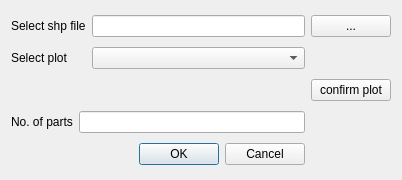
<?xml version="1.0" encoding="UTF-8"?>
<ui version="4.0">
 <class>MultipartDialogBase</class>
 <widget class="QDialog" name="MultipartDialogBase">
  <property name="geometry">
   <rect>
    <x>0</x>
    <y>0</y>
    <width>402</width>
    <height>180</height>
   </rect>
  </property>
  <property name="windowTitle">
   <string>Multipart</string>
  </property>
  <layout class="QGridLayout" name="gridLayout">
   <item row="3" column="0">
    <widget class="QLabel" name="label_2">
     <property name="text">
      <string>No. of parts</string>
     </property>
    </widget>
   </item>
   <item row="0" column="0" colspan="2">
    <widget class="QLabel" name="label_4">
     <property name="text">
      <string>Select shp file</string>
     </property>
    </widget>
   </item>
   <item row="3" column="1" colspan="2">
    <widget class="QLineEdit" name="plotlineEdit"/>
   </item>
   <item row="0" column="3">
    <widget class="QPushButton" name="inputpushButton">
     <property name="text">
      <string>...</string>
     </property>
    </widget>
   </item>
   <item row="1" column="2">
    <widget class="QComboBox" name="selectComboBox"/>
   </item>
   <item row="1" column="0">
    <widget class="QLabel" name="label">
     <property name="text">
      <string>Select plot</string>
     </property>
    </widget>
   </item>
   <item row="2" column="3">
    <widget class="QPushButton" name="confirmpushButton">
     <property name="text">
      <string>confirm plot</string>
     </property>
    </widget>
   </item>
   <item row="4" column="2">
    <widget class="QDialogButtonBox" name="button_box">
     <property name="orientation">
      <enum>Qt::Horizontal</enum>
     </property>
     <property name="standardButtons">
      <set>QDialogButtonBox::Cancel|QDialogButtonBox::Ok</set>
     </property>
    </widget>
   </item>
   <item row="0" column="2">
    <widget class="QLineEdit" name="inputlineEdit"/>
   </item>
  </layout>
 </widget>
 <resources/>
 <connections>
  <connection>
   <sender>button_box</sender>
   <signal>accepted()</signal>
   <receiver>MultipartDialogBase</receiver>
   <slot>accept()</slot>
   <hints>
    <hint type="sourcelabel">
     <x>20</x>
     <y>20</y>
    </hint>
    <hint type="destinationlabel">
     <x>20</x>
     <y>20</y>
    </hint>
   </hints>
  </connection>
  <connection>
   <sender>button_box</sender>
   <signal>rejected()</signal>
   <receiver>MultipartDialogBase</receiver>
   <slot>reject()</slot>
   <hints>
    <hint type="sourcelabel">
     <x>20</x>
     <y>20</y>
    </hint>
    <hint type="destinationlabel">
     <x>20</x>
     <y>20</y>
    </hint>
   </hints>
  </connection>
 </connections>
</ui>
